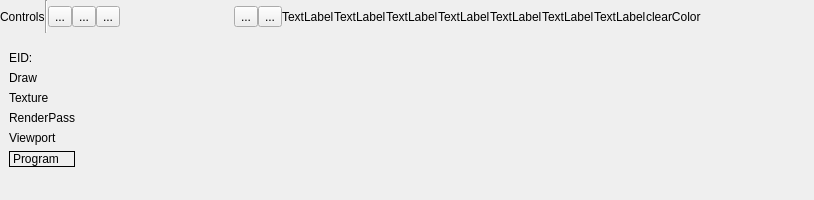
<?xml version="1.0" encoding="UTF-8"?>
<ui version="4.0">
 <class>TraceViewer</class>
 <widget class="QWidget" name="TraceViewer">
  <property name="geometry">
   <rect>
    <x>0</x>
    <y>0</y>
    <width>814</width>
    <height>200</height>
   </rect>
  </property>
  <property name="windowTitle">
   <string>TraceViewer</string>
  </property>
  <layout class="QVBoxLayout" name="verticalLayout" stretch="1,5">
   <property name="spacing">
    <number>0</number>
   </property>
   <property name="leftMargin">
    <number>0</number>
   </property>
   <property name="topMargin">
    <number>0</number>
   </property>
   <property name="rightMargin">
    <number>0</number>
   </property>
   <property name="bottomMargin">
    <number>0</number>
   </property>
   <item>
    <layout class="QHBoxLayout" name="horizontalLayout">
     <item>
      <widget class="QLabel" name="label_7">
       <property name="text">
        <string>Controls</string>
       </property>
      </widget>
     </item>
     <item>
      <widget class="Line" name="line">
       <property name="orientation">
        <enum>Qt::Vertical</enum>
       </property>
      </widget>
     </item>
     <item>
      <widget class="QToolButton" name="exportButton">
       <property name="text">
        <string>...</string>
       </property>
      </widget>
     </item>
     <item>
      <widget class="QToolButton" name="toolButton_5">
       <property name="text">
        <string>...</string>
       </property>
      </widget>
     </item>
     <item>
      <widget class="QToolButton" name="preButton">
       <property name="text">
        <string>...</string>
       </property>
      </widget>
     </item>
     <item>
      <spacer name="horizontalSpacer">
       <property name="orientation">
        <enum>Qt::Horizontal</enum>
       </property>
       <property name="sizeHint" stdset="0">
        <size>
         <width>40</width>
         <height>20</height>
        </size>
       </property>
      </spacer>
     </item>
     <item>
      <widget class="QToolButton" name="resetZoomButton">
       <property name="text">
        <string>...</string>
       </property>
      </widget>
     </item>
     <item>
      <widget class="QToolButton" name="nextButton">
       <property name="text">
        <string>...</string>
       </property>
      </widget>
     </item>
     <item>
      <widget class="QLabel" name="readColorLabel">
       <property name="text">
        <string>TextLabel</string>
       </property>
      </widget>
     </item>
     <item>
      <widget class="QLabel" name="textureIdNumber">
       <property name="text">
        <string>TextLabel</string>
       </property>
      </widget>
     </item>
     <item>
      <widget class="QLabel" name="writeColorShowLabel">
       <property name="text">
        <string>TextLabel</string>
       </property>
      </widget>
     </item>
     <item>
      <widget class="QLabel" name="writeColorLabel">
       <property name="text">
        <string>TextLabel</string>
       </property>
      </widget>
     </item>
     <item>
      <widget class="QLabel" name="textureIdLabel">
       <property name="text">
        <string>TextLabel</string>
       </property>
      </widget>
     </item>
     <item>
      <widget class="QLabel" name="readColorShowLabel">
       <property name="text">
        <string>TextLabel</string>
       </property>
      </widget>
     </item>
     <item>
      <widget class="QLabel" name="clearColorShowLabel">
       <property name="text">
        <string>TextLabel</string>
       </property>
      </widget>
     </item>
     <item>
      <widget class="QLabel" name="clearColorLabel">
       <property name="text">
        <string>clearColor</string>
       </property>
      </widget>
     </item>
     <item>
      <spacer name="horizontalSpacer_2">
       <property name="orientation">
        <enum>Qt::Horizontal</enum>
       </property>
       <property name="sizeHint" stdset="0">
        <size>
         <width>40</width>
         <height>20</height>
        </size>
       </property>
      </spacer>
     </item>
    </layout>
   </item>
   <item>
    <layout class="QHBoxLayout" name="horizontalLayout_4" stretch="1,10">
     <property name="topMargin">
      <number>9</number>
     </property>
     <item>
      <layout class="QVBoxLayout" name="verticalLayout_2" stretch="6">
       <item>
        <widget class="QWidget" name="widget" native="true">
         <layout class="QVBoxLayout" name="verticalLayout_3">
          <item>
           <widget class="QLabel" name="label_2">
            <property name="text">
             <string>EID:</string>
            </property>
            <property name="wordWrap">
             <bool>false</bool>
            </property>
           </widget>
          </item>
          <item>
           <widget class="QLabel" name="label_3">
            <property name="text">
             <string>Draw</string>
            </property>
           </widget>
          </item>
          <item>
           <widget class="QLabel" name="label_4">
            <property name="text">
             <string>Texture</string>
            </property>
           </widget>
          </item>
          <item>
           <widget class="QLabel" name="label_6">
            <property name="text">
             <string>RenderPass</string>
            </property>
           </widget>
          </item>
          <item>
           <widget class="QLabel" name="label_5">
            <property name="text">
             <string>Viewport</string>
            </property>
           </widget>
          </item>
          <item>
           <widget class="QLabel" name="label">
            <property name="frameShape">
             <enum>QFrame::Box</enum>
            </property>
            <property name="text">
             <string>Program</string>
            </property>
           </widget>
          </item>
          <item>
           <spacer name="verticalSpacer">
            <property name="orientation">
             <enum>Qt::Vertical</enum>
            </property>
            <property name="sizeHint" stdset="0">
             <size>
              <width>20</width>
              <height>40</height>
             </size>
            </property>
           </spacer>
          </item>
         </layout>
        </widget>
       </item>
      </layout>
     </item>
     <item>
      <layout class="QVBoxLayout" name="timelineLayout"/>
     </item>
    </layout>
   </item>
  </layout>
 </widget>
 <resources/>
 <connections/>
</ui>
